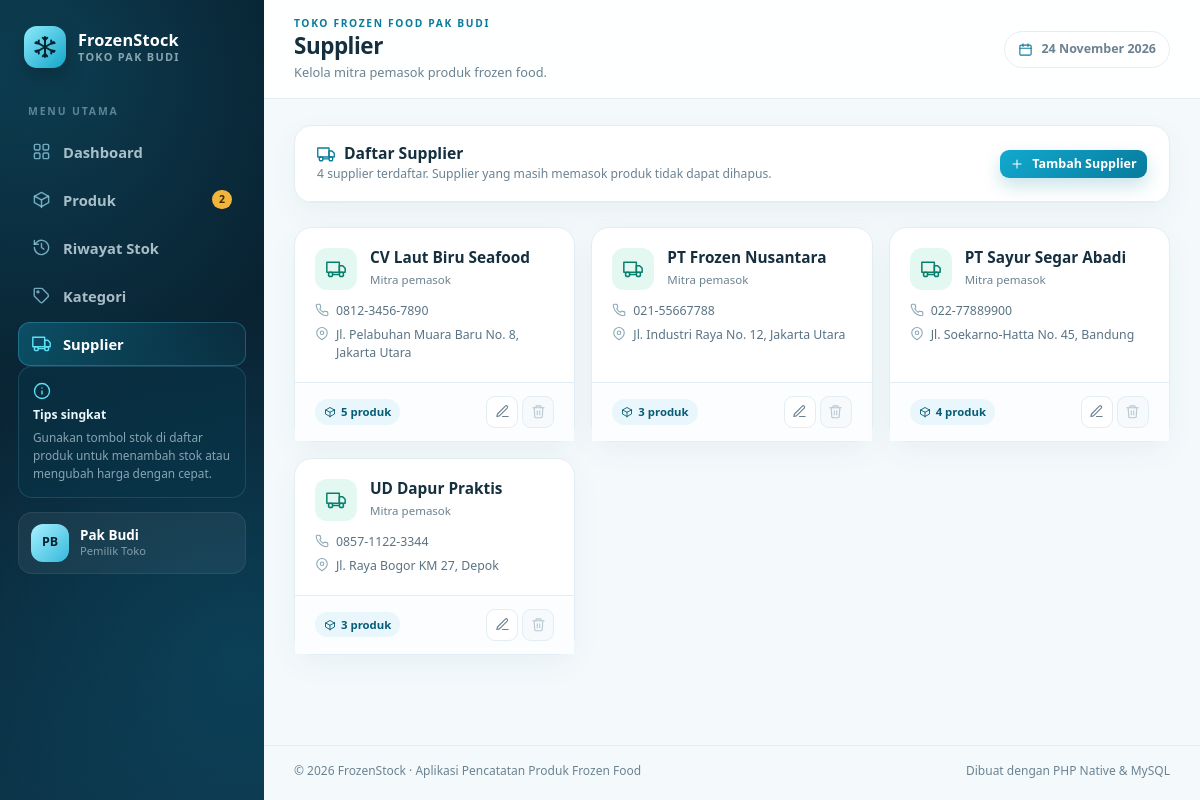
Screenshot of /supplier.php with the database file from the repository.
### tables this page shows
CREATE TABLE `supplier` (
  `id`         INT UNSIGNED NOT NULL AUTO_INCREMENT,
  `nama`       VARCHAR(100) NOT NULL,
  `kontak`     VARCHAR(30) NULL,
  `alamat`     TEXT NULL,
  `created_at` TIMESTAMP NOT NULL DEFAULT CURRENT_TIMESTAMP,
  PRIMARY KEY (`id`),
  UNIQUE KEY `uq_supplier_nama` (`nama`)
);

### includes/functions.php (called while the page is built, shortened)
<?php
function e(mixed $nilai): string
{
    return htmlspecialchars((string) ($nilai ?? ''), ENT_QUOTES, 'UTF-8');
}

### supplier.php (the view, shortened to what this page needs)
<?php
require_once __DIR__ . '/includes/functions.php';
require_once __DIR__ . '/config/koneksi.php';
$daftarSupplier = $pdo->query(
    'SELECT s.id, s.nama, s.kontak, s.alamat, COUNT(p.id) AS jumlah_produk
       FROM supplier s
       LEFT JOIN produk p ON p.supplier_id = s.id
      GROUP BY s.id, s.nama, s.kontak, s.alamat
      ORDER BY s.nama ASC'
)->fetchAll();
require __DIR__ . '/includes/header.php';
?>
<section class="panel mb-4">
    <div class="panel-header">
        <div>
            <h2 class="panel-title">
                <svg class="icon" aria-hidden="true"><use href="#i-truck"></use></svg>
                Daftar Supplier
            </h2>
            <p class="panel-subtitle">
                <?= count($daftarSupplier) ?> supplier terdaftar. Supplier yang masih memasok produk tidak dapat dihapus.
            </p>
        </div>
        <a href="supplier-tambah.php" class="btn btn-brand btn-sm ms-auto">
            <svg class="icon" aria-hidden="true"><use href="#i-plus"></use></svg>
            Tambah Supplier
        </a>
    </div>
</section>
<?php if ($daftarSupplier === []): ?>
    <section class="panel">
        <div class="empty-state">
            <span class="empty-icon">
                <svg class="icon" aria-hidden="true"><use href="#i-truck"></use></svg>
            </span>
            <h3>Belum ada supplier</h3>
            <p>Tambahkan supplier pertama agar setiap produk tercatat asal pemasoknya.</p>
            <a href="supplier-tambah.php" class="btn btn-brand btn-sm">
                <svg class="icon" aria-hidden="true"><use href="#i-plus"></use></svg>
                Tambah Supplier
            </a>
        </div>
    </section>
<?php else: ?>
    <div class="row g-3">
        <?php foreach ($daftarSupplier as $supplier): ?>
            <?php $jumlahProduk = (int) $supplier['jumlah_produk']; ?>
            <div class="col-12 col-md-6 col-xl-4">
                <article class="data-card">
                    <div class="data-card-body">
                        <div class="data-card-head">
                            <span class="data-icon green">
                                <svg class="icon" aria-hidden="true"><use href="#i-truck"></use></svg>
                            </span>
                            <div>
                                <h3>
                                    <a href="produk.php?supplier_id=<?= (int) $supplier['id'] ?>" class="text-reset">
                                        <?= e($supplier['nama']) ?>
                                    </a>
                                </h3>
                                <p class="produk-satuan">Mitra pemasok</p>
                            </div>
                        </div>
                        <ul class="data-meta">
                            <li>
                                <svg class="icon" aria-hidden="true"><use href="#i-phone"></use></svg>
                                <span>
                                    <?= $supplier['kontak'] !== null && $supplier['kontak'] !== ''
                                        ? e($supplier['kontak'])
                                        : 'Kontak belum diisi' ?>
                                </span>
                            </li>
                            <li>
                                <svg class="icon" aria-hidden="true"><use href="#i-pin"></use></svg>
                                <span>
                                    <?= $supplier['alamat'] !== null && $supplier['alamat'] !== ''
                                        ? e($supplier['alamat'])
                                        : 'Alamat belum diisi' ?>
                                </span>
                            </li>
                        </ul>
                    </div>
                    <div class="data-card-foot">
                        <a href="produk.php?supplier_id=<?= (int) $supplier['id'] ?>" class="count-badge">
                            <svg class="icon" aria-hidden="true"><use href="#i-package"></use></svg>
                            <?= $jumlahProduk ?> produk
                        </a>
                        <div class="ms-auto d-flex gap-1">
                            <a href="supplier-edit.php?id=<?= (int) $supplier['id'] ?>"
                               class="btn-aksi" title="Edit supplier <?= e($supplier['nama']) ?>">
                                <svg class="icon" aria-hidden="true"><use href="#i-pencil"></use></svg>
                            </a>
                            <?php if ($jumlahProduk === 0): ?>
                                <button type="button" class="btn-aksi danger"
                                        title="Hapus supplier <?= e($supplier['nama']) ?>"
                                        data-bs-toggle="modal" data-bs-target="#konfirmasiHapus"
                                        data-hapus-url="supplier-hapus.php"
                                        data-hapus-id="<?= (int) $supplier['id'] ?>"
                                        data-hapus-nama="<?= e($supplier['nama']) ?>">
                                    <svg class="icon" aria-hidden="true"><use href="#i-trash"></use></svg>
                                </button>
                            <?php else: ?>
                                <button type="button" class="btn-aksi" disabled
                                        title="Tidak bisa dihapus: masih memasok <?= $jumlahProduk ?> produk">
                                    <svg class="icon" aria-hidden="true"><use href="#i-trash"></use></svg>
                                </button>
                            <?php endif; ?>
                        </div>
                    </div>
                </article>
            </div>
        <?php endforeach; ?>
    </div>
<?php endif; ?>
<?php require __DIR__ . '/includes/footer.php'; ?>

### assets/css/style.css (style rules this page uses)
:root { --brand: #0e9fc4; --brand-dark: #0a7c9c; --brand-deep: #075d75; --brand-soft: #e9f7fc; --brand-line: #d2ecf5; --navy: #0b2637; --ink: #152f3f; --muted: #6b8291; --line: #e2eef4; --bg: #f4fafc; --radius: 18px; --sidebar-w: 264px; --shadow-soft: 0 10px 30px rgba(13, 57, 79, 0.05); --shadow-hover: 0 16px 36px rgba(13, 57, 79, 0.10); }
html { scroll-behavior: smooth; }
body { margin: 0; background: var(--bg); color: var(--ink); font-family: "Segoe UI", system-ui, -apple-system, "Helvetica Neue", Arial, sans-serif; font-size: 0.94rem; -webkit-font-smoothing: antialiased; }
a { text-decoration: none; }
.icon { width: 20px; height: 20px; flex-shrink: 0; fill: none; stroke: currentColor; stroke-width: 1.8; stroke-linecap: round; stroke-linejoin: round; }
.btn { display: inline-flex; align-items: center; justify-content: center; gap: 8px; padding: 0.55rem 0.95rem; border-radius: 10px; font-size: 0.86rem; font-weight: 600; line-height: 1.3; }
.btn .icon { width: 16px; height: 16px; }
.btn-brand { border: 0; color: #ffffff; background: linear-gradient(135deg, #12a9cf, #087b9c); box-shadow: 0 8px 18px rgba(10, 127, 158, 0.22); }
.btn-sm { padding: 0.36rem 0.65rem; font-size: 0.78rem; border-radius: 9px; }
.btn-sm .icon { width: 14px; height: 14px; }
.btn-aksi { display: inline-flex; align-items: center; justify-content: center; width: 32px; height: 32px; padding: 0; border: 1px solid var(--line); border-radius: 9px; background: #ffffff; color: var(--muted); transition: all 0.15s ease; }
.btn-aksi .icon { width: 15px; height: 15px; }
.btn-aksi:disabled { color: #b9c8d1; background: #f6fafc; border-color: var(--line); cursor: not-allowed; }
.panel { overflow: hidden; border: 1px solid var(--line); border-radius: var(--radius); background: #ffffff; box-shadow: var(--shadow-soft); }
.panel-header { display: flex; flex-wrap: wrap; align-items: center; gap: 12px; padding: 18px 22px; border-bottom: 1px solid var(--line); }
.panel-title { display: flex; align-items: center; gap: 9px; margin: 0; color: var(--ink); font-size: 0.98rem; font-weight: 800; }
.panel-title .icon { width: 18px; height: 18px; color: var(--brand-dark); }
.panel-subtitle { margin: 2px 0 0; color: var(--muted); font-size: 0.76rem; }
.produk-satuan { margin: 2px 0 0; color: var(--muted); font-size: 0.72rem; }
.data-card { display: flex; flex-direction: column; height: 100%; border: 1px solid var(--line); border-radius: var(--radius); background: #ffffff; box-shadow: var(--shadow-soft); transition: transform 0.18s ease, box-shadow 0.18s ease; }
.data-card-body { flex: 1; padding: 20px; }
.data-card-head { display: flex; align-items: flex-start; gap: 13px; margin-bottom: 12px; }
.data-icon { display: grid; flex-shrink: 0; place-items: center; width: 42px; height: 42px; border-radius: 12px; color: var(--brand-dark); background: var(--brand-soft); }
.data-icon .icon { width: 20px; height: 20px; }
.data-icon.green { color: #087f6b; background: #e4f8f2; }
.data-card h3 { margin: 0; color: var(--ink); font-size: 0.96rem; font-weight: 800; line-height: 1.35; }
.data-meta { display: flex; flex-direction: column; gap: 6px; margin: 0; padding: 0; list-style: none; }
.data-meta li { display: flex; align-items: flex-start; gap: 7px; color: #597383; font-size: 0.77rem; line-height: 1.45; }
.data-meta .icon { width: 14px; height: 14px; margin-top: 1px; color: #8aa6b4; }
.data-card-foot { display: flex; align-items: center; gap: 8px; padding: 13px 20px; border-top: 1px solid var(--line); background: #fbfdfe; }
.count-badge { display: inline-flex; align-items: center; gap: 5px; padding: 4px 9px; border-radius: 999px; background: var(--brand-soft); color: var(--brand-deep); font-size: 0.71rem; font-weight: 700; }
.count-badge .icon { width: 12px; height: 12px; }
.data-card-foot .btn-aksi { margin-left: auto; }
.data-card-foot .btn-aksi + .btn-aksi { margin-left: 0; }

### rows the page displays
supplier: nama "CV Laut Biru Seafood", kontak "0812-3456-7890", alamat "Jl. Pelabuhan Muara Baru No. 8, Jakarta Utara", jumlahProduk "5"
supplier: nama "PT Frozen Nusantara", kontak "021-55667788", alamat "Jl. Industri Raya No. 12, Jakarta Utara", jumlahProduk "3"
supplier: nama "PT Sayur Segar Abadi", kontak "022-77889900", alamat "Jl. Soekarno-Hatta No. 45, Bandung", jumlahProduk "4"
supplier: nama "UD Dapur Praktis", kontak "0857-1122-3344", alamat "Jl. Raya Bogor KM 27, Depok", jumlahProduk "3"

### other values shown
$menu['label'] "Dashboard"
$menu['label'] "Produk"
$jumlahStokMenipis "2"
$menu['label'] "Riwayat Stok"
$menu['label'] "Kategori"
$menu['label'] "Supplier"
$pageTitle "Supplier"
$pageSubtitle "Kelola mitra pemasok produk frozen food."
tanggal_hari_ini() "24 November 2026"
count($daftarSupplier) "4"
